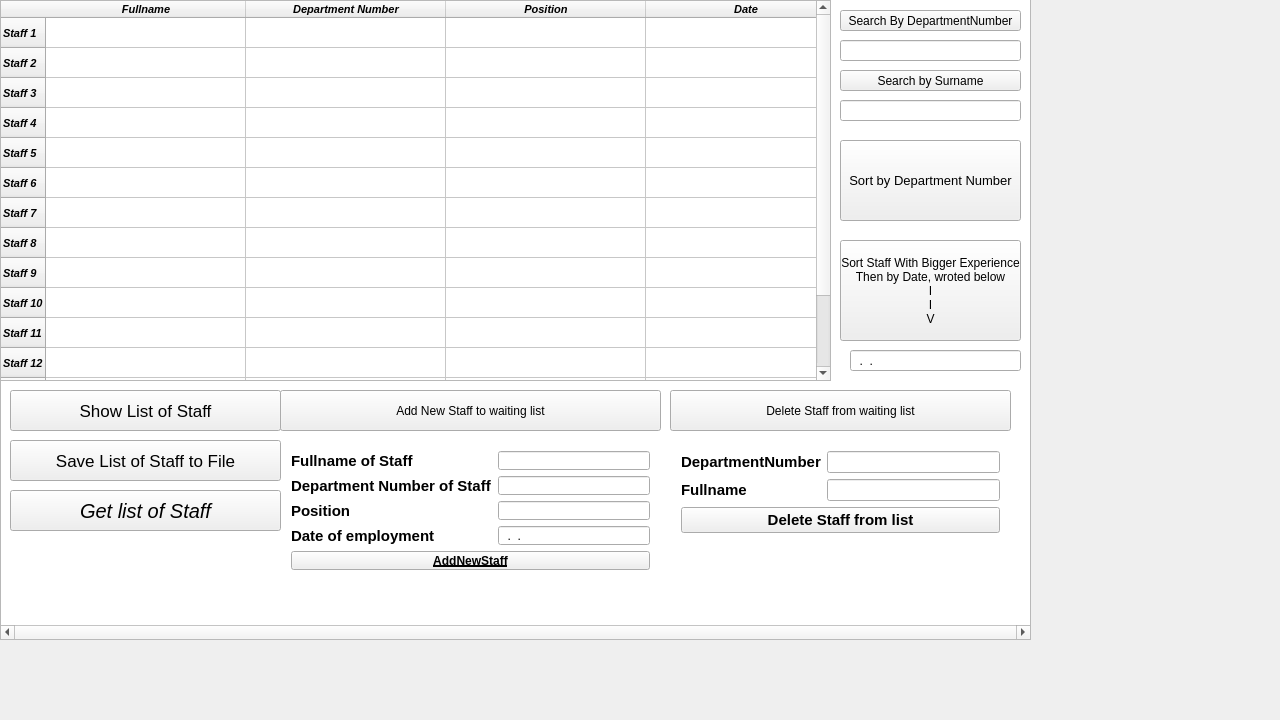
<?xml version="1.0" encoding="UTF-8"?>
<ui version="4.0">
 <class>MainWindow</class>
 <widget class="QWidget" name="MainWindow">
  <property name="geometry">
   <rect>
    <x>0</x>
    <y>0</y>
    <width>1280</width>
    <height>720</height>
   </rect>
  </property>
  <property name="windowTitle">
   <string>MainWindow</string>
  </property>
  <widget class="QPushButton" name="AddCustomer_2">
   <property name="geometry">
    <rect>
     <x>280</x>
     <y>390</y>
     <width>381</width>
     <height>41</height>
    </rect>
   </property>
   <property name="text">
    <string>Add New Staff to waiting list</string>
   </property>
  </widget>
  <widget class="QWidget" name="formLayoutWidget_3">
   <property name="geometry">
    <rect>
     <x>670</x>
     <y>440</y>
     <width>341</width>
     <height>105</height>
    </rect>
   </property>
   <layout class="QFormLayout" name="formLayout_3">
    <item row="0" column="0">
     <widget class="QLabel" name="label_3">
      <property name="font">
       <font>
        <pointsize>11</pointsize>
        <bold>true</bold>
       </font>
      </property>
      <property name="text">
       <string>DepartmentNumber</string>
      </property>
     </widget>
    </item>
    <item row="0" column="1">
     <widget class="QLineEdit" name="lineEdit_3">
      <property name="inputMask">
       <string/>
      </property>
     </widget>
    </item>
    <item row="1" column="0">
     <widget class="QLabel" name="label_4">
      <property name="sizePolicy">
       <sizepolicy hsizetype="Maximum" vsizetype="Preferred">
        <horstretch>0</horstretch>
        <verstretch>0</verstretch>
       </sizepolicy>
      </property>
      <property name="font">
       <font>
        <pointsize>11</pointsize>
        <bold>true</bold>
       </font>
      </property>
      <property name="text">
       <string>Fullname</string>
      </property>
     </widget>
    </item>
    <item row="2" column="0" colspan="2">
     <widget class="QPushButton" name="pushButton_3">
      <property name="font">
       <font>
        <pointsize>11</pointsize>
        <bold>true</bold>
       </font>
      </property>
      <property name="text">
       <string>Delete Staff from list</string>
      </property>
     </widget>
    </item>
    <item row="1" column="1">
     <widget class="QLineEdit" name="lineEdit_4">
      <property name="sizePolicy">
       <sizepolicy hsizetype="Expanding" vsizetype="Fixed">
        <horstretch>0</horstretch>
        <verstretch>0</verstretch>
       </sizepolicy>
      </property>
      <property name="inputMask">
       <string/>
      </property>
      <property name="maxLength">
       <number>40</number>
      </property>
      <property name="dragEnabled">
       <bool>false</bool>
      </property>
     </widget>
    </item>
   </layout>
   <zorder>lineEdit_3</zorder>
   <zorder>label_4</zorder>
   <zorder>pushButton_3</zorder>
   <zorder>label_3</zorder>
   <zorder>lineEdit_4</zorder>
  </widget>
  <widget class="QWidget" name="formLayoutWidget">
   <property name="geometry">
    <rect>
     <x>280</x>
     <y>440</y>
     <width>381</width>
     <height>141</height>
    </rect>
   </property>
   <layout class="QFormLayout" name="formLayout">
    <item row="0" column="0">
     <widget class="QLabel" name="addname">
      <property name="font">
       <font>
        <pointsize>11</pointsize>
        <bold>true</bold>
       </font>
      </property>
      <property name="text">
       <string>Fullname of Staff</string>
      </property>
     </widget>
    </item>
    <item row="0" column="1">
     <widget class="QLineEdit" name="AddNumber">
      <property name="inputMask">
       <string>aaaaaaaaaaaaaaaaaaaaaaaaaaaaaaaaaaaaaaaaaa</string>
      </property>
      <property name="dragEnabled">
       <bool>false</bool>
      </property>
     </widget>
    </item>
    <item row="1" column="0">
     <widget class="QLabel" name="AddName">
      <property name="font">
       <font>
        <pointsize>11</pointsize>
        <bold>true</bold>
       </font>
      </property>
      <property name="text">
       <string>Department Number of Staff</string>
      </property>
     </widget>
    </item>
    <item row="1" column="1">
     <widget class="QLineEdit" name="lineEdit_7">
      <property name="inputMask">
       <string>000000000000000000000000000</string>
      </property>
      <property name="maxLength">
       <number>27</number>
      </property>
      <property name="dragEnabled">
       <bool>true</bool>
      </property>
     </widget>
    </item>
    <item row="2" column="0">
     <widget class="QLabel" name="addgroup">
      <property name="font">
       <font>
        <pointsize>11</pointsize>
        <bold>true</bold>
       </font>
      </property>
      <property name="text">
       <string>Position</string>
      </property>
     </widget>
    </item>
    <item row="2" column="1">
     <widget class="QLineEdit" name="AddAddress">
      <property name="inputMask">
       <string>aaaaaaaaaaaaaaaaaaaaaaaaaaaaaaaa</string>
      </property>
      <property name="maxLength">
       <number>32</number>
      </property>
     </widget>
    </item>
    <item row="3" column="0">
     <widget class="QLabel" name="addprice">
      <property name="font">
       <font>
        <pointsize>11</pointsize>
        <bold>true</bold>
       </font>
      </property>
      <property name="text">
       <string>Date of employment</string>
      </property>
     </widget>
    </item>
    <item row="3" column="1">
     <widget class="QLineEdit" name="AddDate">
      <property name="inputMask">
       <string>00.00.0000</string>
      </property>
     </widget>
    </item>
    <item row="4" column="0" colspan="2">
     <widget class="QPushButton" name="AddCustomer">
      <property name="font">
       <font>
        <pointsize>9</pointsize>
        <bold>true</bold>
        <underline>true</underline>
        <strikeout>false</strikeout>
       </font>
      </property>
      <property name="text">
       <string>AddNewStaff</string>
      </property>
     </widget>
    </item>
   </layout>
   <zorder>lineEdit_7</zorder>
   <zorder>addprice</zorder>
   <zorder>addname</zorder>
   <zorder>addgroup</zorder>
   <zorder>AddNumber</zorder>
   <zorder>AddName</zorder>
   <zorder>AddDate</zorder>
   <zorder>AddAddress</zorder>
   <zorder>AddCustomer</zorder>
  </widget>
  <widget class="QPushButton" name="ShowTable">
   <property name="geometry">
    <rect>
     <x>10</x>
     <y>490</y>
     <width>271</width>
     <height>41</height>
    </rect>
   </property>
   <property name="font">
    <font>
     <pointsize>15</pointsize>
     <italic>true</italic>
    </font>
   </property>
   <property name="text">
    <string>Get list of Staff</string>
   </property>
  </widget>
  <widget class="QPushButton" name="List">
   <property name="geometry">
    <rect>
     <x>10</x>
     <y>390</y>
     <width>271</width>
     <height>41</height>
    </rect>
   </property>
   <property name="font">
    <font>
     <pointsize>13</pointsize>
    </font>
   </property>
   <property name="text">
    <string>Show List of Staff</string>
   </property>
  </widget>
  <widget class="QLineEdit" name="lineEdit_5">
   <property name="geometry">
    <rect>
     <x>840</x>
     <y>100</y>
     <width>181</width>
     <height>21</height>
    </rect>
   </property>
   <property name="inputMask">
    <string>aaaaaaaaaaaaaaaaaaaaaaaaaaaaaaaaaa</string>
   </property>
  </widget>
  <widget class="QPushButton" name="SearchByNumber">
   <property name="geometry">
    <rect>
     <x>840</x>
     <y>10</y>
     <width>181</width>
     <height>21</height>
    </rect>
   </property>
   <property name="font">
    <font>
     <pointsize>9</pointsize>
     <italic>false</italic>
     <bold>false</bold>
    </font>
   </property>
   <property name="text">
    <string>Search By DepartmentNumber</string>
   </property>
  </widget>
  <widget class="QPushButton" name="DeleteCustomer">
   <property name="geometry">
    <rect>
     <x>670</x>
     <y>390</y>
     <width>341</width>
     <height>41</height>
    </rect>
   </property>
   <property name="text">
    <string>Delete Staff from waiting list</string>
   </property>
  </widget>
  <widget class="QGraphicsView" name="graphicsView">
   <property name="geometry">
    <rect>
     <x>0</x>
     <y>-20</y>
     <width>1031</width>
     <height>660</height>
    </rect>
   </property>
   <property name="horizontalScrollBarPolicy">
    <enum>Qt::ScrollBarAlwaysOn</enum>
   </property>
   <property name="dragMode">
    <enum>QGraphicsView::NoDrag</enum>
   </property>
  </widget>
  <widget class="QPushButton" name="Sort">
   <property name="geometry">
    <rect>
     <x>840</x>
     <y>140</y>
     <width>181</width>
     <height>81</height>
    </rect>
   </property>
   <property name="font">
    <font>
     <pointsize>10</pointsize>
     <italic>false</italic>
     <bold>false</bold>
    </font>
   </property>
   <property name="text">
    <string>Sort by Department Number</string>
   </property>
  </widget>
  <widget class="QPushButton" name="SearchByName">
   <property name="geometry">
    <rect>
     <x>840</x>
     <y>70</y>
     <width>181</width>
     <height>21</height>
    </rect>
   </property>
   <property name="font">
    <font>
     <pointsize>9</pointsize>
     <italic>false</italic>
     <bold>false</bold>
    </font>
   </property>
   <property name="text">
    <string>Search by Surname</string>
   </property>
  </widget>
  <widget class="QTableWidget" name="tableWidget">
   <property name="geometry">
    <rect>
     <x>0</x>
     <y>0</y>
     <width>831</width>
     <height>381</height>
    </rect>
   </property>
   <property name="maximumSize">
    <size>
     <width>1000</width>
     <height>16777215</height>
    </size>
   </property>
   <property name="font">
    <font>
     <pointsize>8</pointsize>
     <italic>true</italic>
     <bold>true</bold>
    </font>
   </property>
   <property name="horizontalScrollBarPolicy">
    <enum>Qt::ScrollBarAlwaysOff</enum>
   </property>
   <property name="editTriggers">
    <set>QAbstractItemView::NoEditTriggers</set>
   </property>
   <attribute name="horizontalHeaderMinimumSectionSize">
    <number>28</number>
   </attribute>
   <attribute name="horizontalHeaderDefaultSectionSize">
    <number>200</number>
   </attribute>
   <attribute name="verticalHeaderMinimumSectionSize">
    <number>24</number>
   </attribute>
   <attribute name="verticalHeaderDefaultSectionSize">
    <number>30</number>
   </attribute>
   <row>
    <property name="text">
     <string>Staff 1</string>
    </property>
   </row>
   <row>
    <property name="text">
     <string>Staff 2</string>
    </property>
   </row>
   <row>
    <property name="text">
     <string>Staff 3</string>
    </property>
   </row>
   <row>
    <property name="text">
     <string>Staff 4</string>
    </property>
   </row>
   <row>
    <property name="text">
     <string>Staff 5</string>
    </property>
   </row>
   <row>
    <property name="text">
     <string>Staff 6</string>
    </property>
   </row>
   <row>
    <property name="text">
     <string>Staff 7</string>
    </property>
   </row>
   <row>
    <property name="text">
     <string>Staff 8</string>
    </property>
   </row>
   <row>
    <property name="text">
     <string>Staff 9</string>
    </property>
   </row>
   <row>
    <property name="text">
     <string>Staff 10</string>
    </property>
   </row>
   <row>
    <property name="text">
     <string>Staff 11</string>
    </property>
   </row>
   <row>
    <property name="text">
     <string>Staff 12</string>
    </property>
   </row>
   <row>
    <property name="text">
     <string>Staff 13</string>
    </property>
   </row>
   <row>
    <property name="text">
     <string>Staff 14</string>
    </property>
   </row>
   <row>
    <property name="text">
     <string>Staff 15</string>
    </property>
   </row>
   <column>
    <property name="text">
     <string>Fullname</string>
    </property>
   </column>
   <column>
    <property name="text">
     <string>Department Number</string>
    </property>
   </column>
   <column>
    <property name="text">
     <string>Position</string>
    </property>
   </column>
   <column>
    <property name="text">
     <string>Date</string>
    </property>
   </column>
  </widget>
  <widget class="QPushButton" name="Save">
   <property name="geometry">
    <rect>
     <x>10</x>
     <y>440</y>
     <width>271</width>
     <height>41</height>
    </rect>
   </property>
   <property name="font">
    <font>
     <pointsize>13</pointsize>
    </font>
   </property>
   <property name="text">
    <string>Save List of Staff to File</string>
   </property>
  </widget>
  <widget class="QLineEdit" name="lineEdit">
   <property name="geometry">
    <rect>
     <x>840</x>
     <y>40</y>
     <width>181</width>
     <height>21</height>
    </rect>
   </property>
   <property name="inputMask">
    <string>0000000000000000000</string>
   </property>
   <property name="maxLength">
    <number>19</number>
   </property>
  </widget>
  <widget class="QPushButton" name="ExpSort">
   <property name="geometry">
    <rect>
     <x>840</x>
     <y>240</y>
     <width>181</width>
     <height>101</height>
    </rect>
   </property>
   <property name="text">
    <string>Sort Staff With Bigger Experience
Then by Date, wroted below
I
I
V</string>
   </property>
  </widget>
  <widget class="QLineEdit" name="Experience">
   <property name="geometry">
    <rect>
     <x>850</x>
     <y>350</y>
     <width>171</width>
     <height>21</height>
    </rect>
   </property>
   <property name="inputMask">
    <string>00.00.0000</string>
   </property>
  </widget>
  <zorder>graphicsView</zorder>
  <zorder>formLayoutWidget_3</zorder>
  <zorder>formLayoutWidget</zorder>
  <zorder>tableWidget</zorder>
  <zorder>AddCustomer_2</zorder>
  <zorder>DeleteCustomer</zorder>
  <zorder>List</zorder>
  <zorder>Save</zorder>
  <zorder>SearchByName</zorder>
  <zorder>SearchByNumber</zorder>
  <zorder>ShowTable</zorder>
  <zorder>Sort</zorder>
  <zorder>lineEdit</zorder>
  <zorder>lineEdit_5</zorder>
  <zorder>ExpSort</zorder>
  <zorder>Experience</zorder>
 </widget>
 <layoutdefault spacing="6" margin="11"/>
 <resources>
  <include location="MainWindow.qrc"/>
 </resources>
 <connections/>
</ui>
